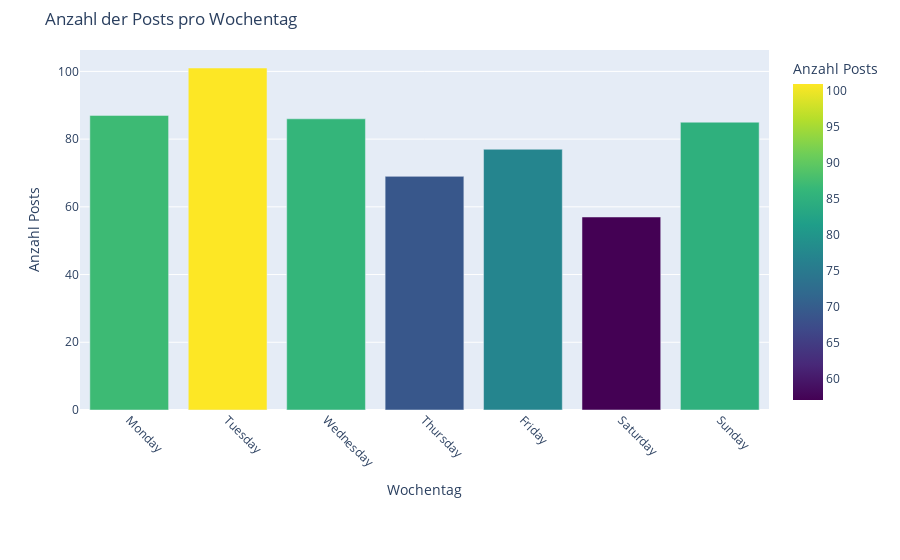

Write notebook code for a chart like this one.
### Code cell
# DataFrame vorbereiten (falls noch nicht geschehen)
posts = session.query(Post).all()
df_posts = pd.DataFrame([{
    'id': p.id,
    'date_local': p.date_local,
    'content_type': p.content_type,
    'like_count': p.like_count or 0,
    'comment_count': p.comment_count or 0,
    'caption_hashtags': p.caption_hashtags or [],
    'caption_mentions': p.caption_mentions or []
} for p in posts])

# Wochentag als Name extrahieren
df_posts['weekday'] = df_posts['date_local'].dt.day_name()

# Reihenfolge der Wochentage
ordered_days = ['Monday', 'Tuesday', 'Wednesday', 'Thursday', 'Friday', 'Saturday', 'Sunday']

# Post-Anzahl pro Wochentag
weekday_counts = df_posts['weekday'].value_counts().reindex(ordered_days).fillna(0)

# DataFrame für Plotly
df_weekdays = pd.DataFrame({
    'Wochentag': weekday_counts.index,
    'Anzahl Posts': weekday_counts.values
})

fig = px.bar(
    df_weekdays,
    x='Wochentag',
    y='Anzahl Posts',
    title='Anzahl der Posts pro Wochentag',
    labels={'Anzahl Posts': 'Anzahl Posts', 'Wochentag': 'Wochentag'},
    color='Anzahl Posts',
    color_continuous_scale='Viridis'
)

fig.update_layout(
    xaxis_tickangle=45,
    margin=dict(t=50, b=150)
)

fig.show()

### Figure 1 — Plotly figure (JSON) as saved in the notebook; plotly's stock layout.template omitted (floating-point values rounded to 4 significant figures)
{"data": [{"hovertemplate": "Wochentag=%{x}<br>Anzahl Posts=%{marker.color}<extra></extra>", "legendgroup": "", "marker": {"color": [87, 101, 86, 69, 77, 57, 85], "coloraxis": "coloraxis", "pattern": {"shape": ""}}, "name": "", "orientation": "v", "showlegend": false, "textposition": "auto", "type": "bar", "x": ["Monday", "Tuesday", "Wednesday", "Thursday", "Friday", "Saturday", "Sunday"], "xaxis": "x", "y": [87, 101, 86, 69, 77, 57, 85], "yaxis": "y"}], "layout": {"barmode": "relative", "coloraxis": {"colorbar": {"title": {"text": "Anzahl Posts"}}, "colorscale": [[0, "#440154"], [0.1111, "#482878"], [0.2222, "#3e4989"], [0.3333, "#31688e"], [0.4444, "#26828e"], [0.5556, "#1f9e89"], [0.6667, "#35b779"], [0.7778, "#6ece58"], [0.8889, "#b5de2b"], [1, "#fde725"]]}, "legend": {"tracegroupgap": 0}, "margin": {"b": 150, "t": 50}, "title": {"text": "Anzahl der Posts pro Wochentag"}, "xaxis": {"anchor": "y", "domain": [0, 1], "tickangle": 45, "title": {"text": "Wochentag"}}, "yaxis": {"anchor": "x", "domain": [0, 1], "title": {"text": "Anzahl Posts"}}}}
